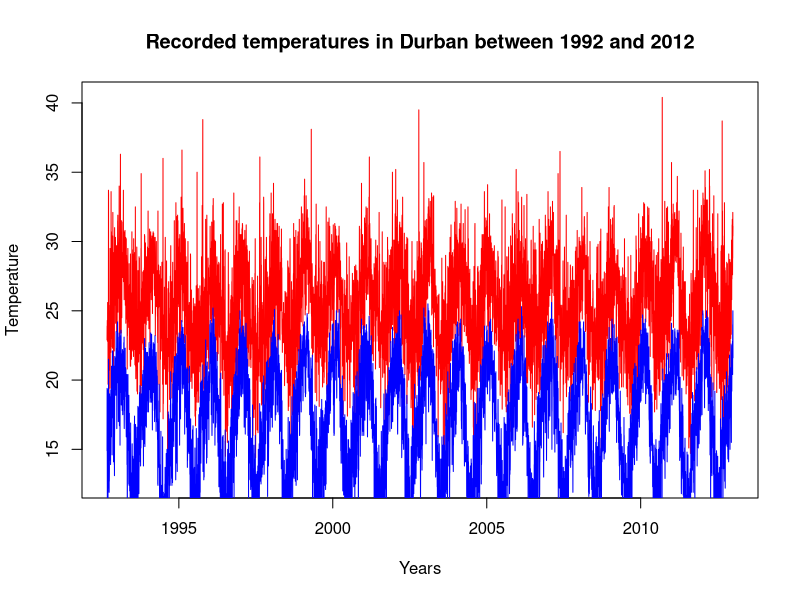
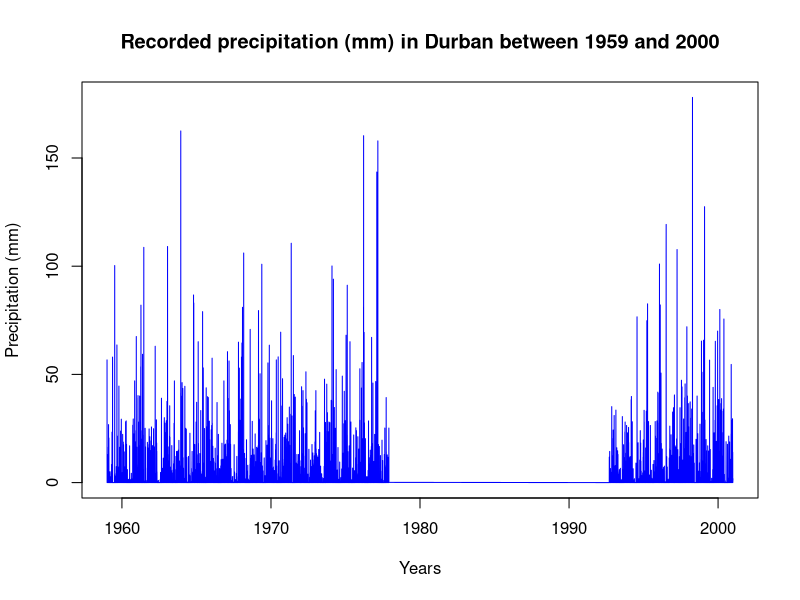
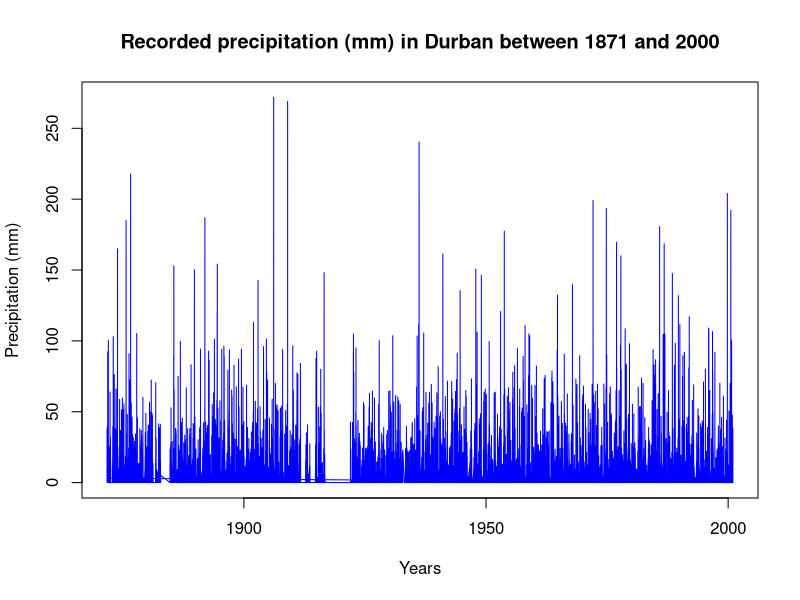

These figures' R source, in order:
## Zinhle Mthombothi 
# Weather data from Durban

library(tidyverse)
library(zoo)


#max temperature data from Durban betwen 1992 to 2012
max_temp_Data <- read.delim("0240808A2_tasmax.txt",
                             stringsAsFactors =  F) #1992 to 2012
head(max_temp_Data)

#min temperature data from Durban betwen 1992 to 2012
min_temp_Data <- read.delim("0240808A2_tasmin.txt", 
                              stringsAsFactors =  F)
head(min_temp_Data)

#Convert strings to dates
Dates <- function(start.date, end.date){
    startDate <- as.Date(start.date, format = '%Y/%m/%d')
    endDate <- as.Date(end.date, format = '%Y/%m/%d')
    return(c(startDate, endDate))
}

Temp.Dates <- Dates('1992/09/01', '2012/12/31')

# startDate <- as.Date('1992/09/01', format = '%Y/%m/%d')
# endDate <- as.Date('2012/12/31', format = '%Y/%m/%d')

#Function to clean the Durban data. Remove the first two rows with the date and coordinates
clean_temp_data <- function(temperature_df, start, end){
   
    temperature_df <- temperature_df[-c(1, 2),] #remove the first 2 rows with characters the other 3 have temp of -999
    dates_df <- start:end
    temperature_df <- as.data.frame(as.numeric(temperature_df))
    names(temperature_df) <- "Durban_temperature"
    dates_data <- as.data.frame(dates_df)
    names(dates_data) <- "dates"
    temperature_data <- as.data.frame(cbind(dates_data$dates, temperature_df$Durban_temperature)) #1992 to 2012
    names(temperature_data) <- c("date", "Durban_temperature")
    temperature_data <- temperature_data %>% filter((temperature_data$Durban_temperature != -999)) #removing the undefined values -999
     
 }

# Cleaned weather data frame
max_temp_DF <- clean_temp_data(max_temp_Data, Temp.Dates[1], Temp.Dates[2])
min_temp_DF <- clean_temp_data(min_temp_Data, Temp.Dates[1], Temp.Dates[2])

plot(as.Date(max_temp_DF$date), max_temp_DF$Durban_temperature, type = "l", col = "red",
     ylab = "Temperature", xlab = "Years", main = "Recorded temperatures in Durban between 1992 and 2012")
lines(as.Date(min_temp_DF$date), min_temp_DF$Durban_temperature, type = "l", col = "blue")
legend(8000, 47, legend = c("Max temp", "Min Temp"), col = c("red", "blue"), lty=1, cex=0.5, bty="n")


write.csv(list(as.Date(min_temp_DF$date), min_temp_DF$Durban_temperature), 'Durban_min.csv')
write.csv(list(as.Date(max_temp_DF$date), max_temp_DF$Durban_temperature), 'Durban_max.csv')

###***************************PRECIPITATION****************************************

#precipitation data from Durban betwen 1959 to 2000
precip_Durban <-  read.delim("0240808A2_pr.txt", 
                           stringsAsFactors =  F)
head(precip_Durban) #1959 to 2000

#dates
Precip1.Dates <- Dates('1959/01/01', '2000/12/31')


##precipitation data from Durban betwen 1871 and 2000
precip_Durban2 <-  read.delim("0240891_0_pr.txt", 
                            stringsAsFactors =  F)
head(precip_Durban2) #1871 to 2000

#dates
Precip2.Dates <- Dates('1871/10/01', '2000/12/31')


## function to clean precipitation data 

clean_precip_data <- function(precip_df, start, end){
    precip_df <- precip_df[-c(1, 2),] #remove the first 2 rows with characters the other 3 have temp of -999
    precip_df <- as.data.frame(as.numeric(precip_df))
    dates_df <- start:end
    dates_data <- as.data.frame(dates_df)
    names(dates_data) <- "dates"
    names(precip_df) <- "Durban_precipitation"
    head(precip_df) #1992 to 2012
    precip_data <- as.data.frame(cbind(dates_data$dates, precip_df$Durban_precipitation)) #1992 to 2012
    names(precip_data) <- c("dates", "Durban_precipitation")
    precip_df <- precip_data %>%  filter((precip_data$Durban_precipitation != -999)) #removing the undefined values -999

}

#Clean precipitation DF
precip_df_59_00 <- clean_precip_data(precip_Durban, start = Precip1.Dates[1], end = Precip1.Dates[2])
plot(as.Date(precip_df_59_00$dates), precip_df_59_00$Durban_precipitation, type = "l",
     col = "blue", ylab = "Precipitation (mm)", xlab = "Years", main = "Recorded precipitation (mm) in Durban between 1959 and 2000")
precip2_df_71_00 <- clean_precip_data(precip_Durban2, start = Precip2.Dates[1], end = Precip2.Dates[2])
plot(as.Date(precip2_df_71_00$dates), precip2_df_71_00$Durban_precipitation, type = "l", col = "blue", 
     ylab = "Precipitation (mm)", xlab = "Years", main = "Recorded precipitation (mm) in Durban between 1871 and 2000")

